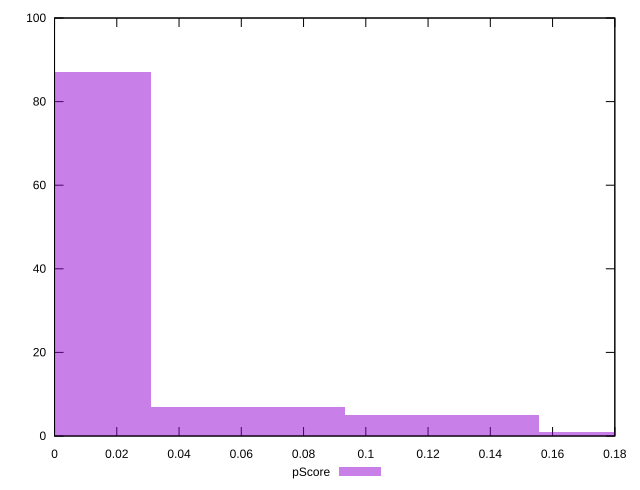

Generate this figure with gnuplot:
reset

$pScore <<EOF
0 87
0.06225905700151783 7
0.12451811400303565 5
0.1867771710045535 1
EOF

set key outside below
set boxwidth 0.06225905700151783
set xrange [0:0.18]
set yrange [0:100]
set trange [0:100]
set style fill transparent solid 0.5 noborder
set terminal svg size 640, 490 enhanced background rgb 'white'
set output "report_00014_2021-02-09T15:56:05.503Z/uses-text-compression/samples/pages/pScore/histogram.svg"

plot $pScore title "pScore" with boxes

reset
